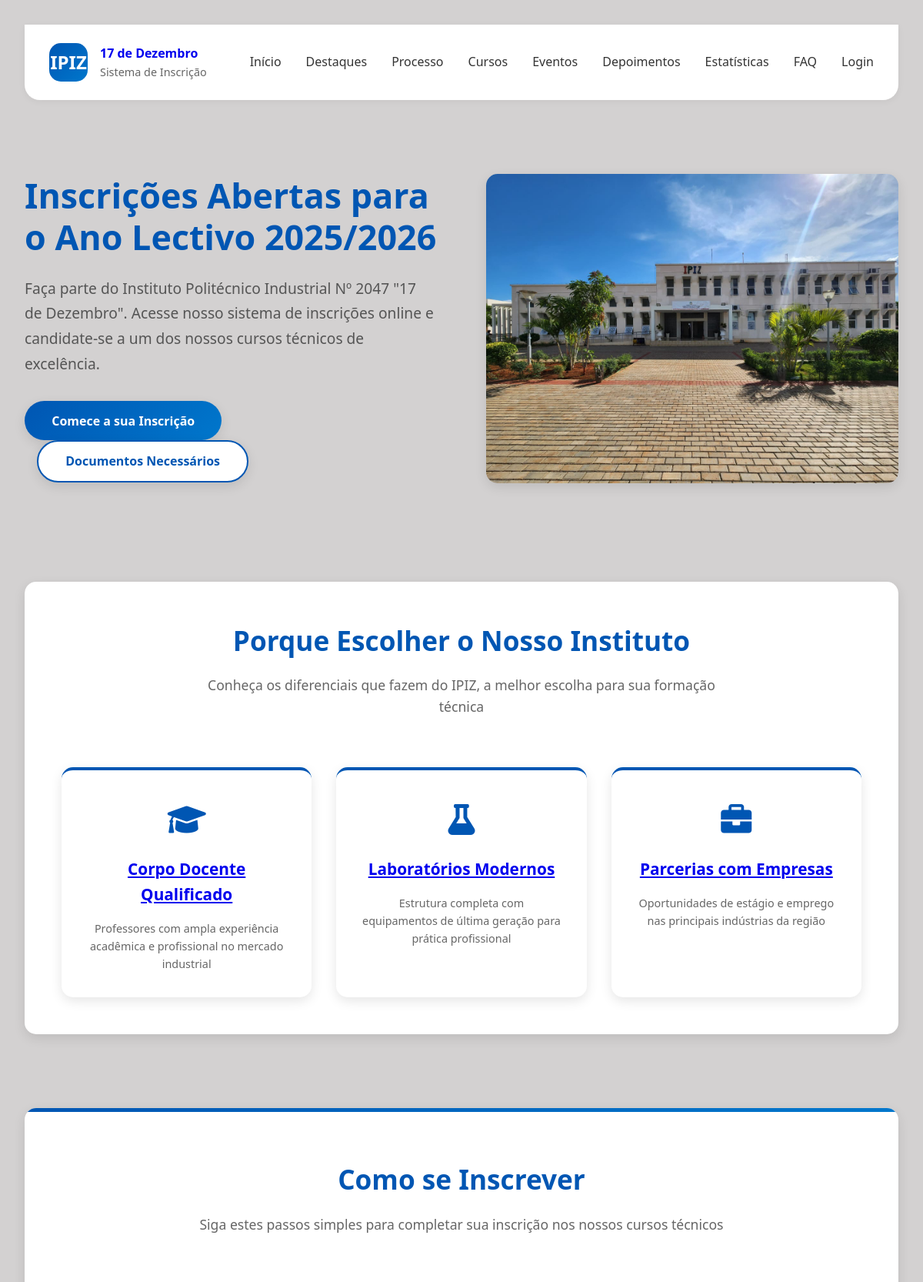
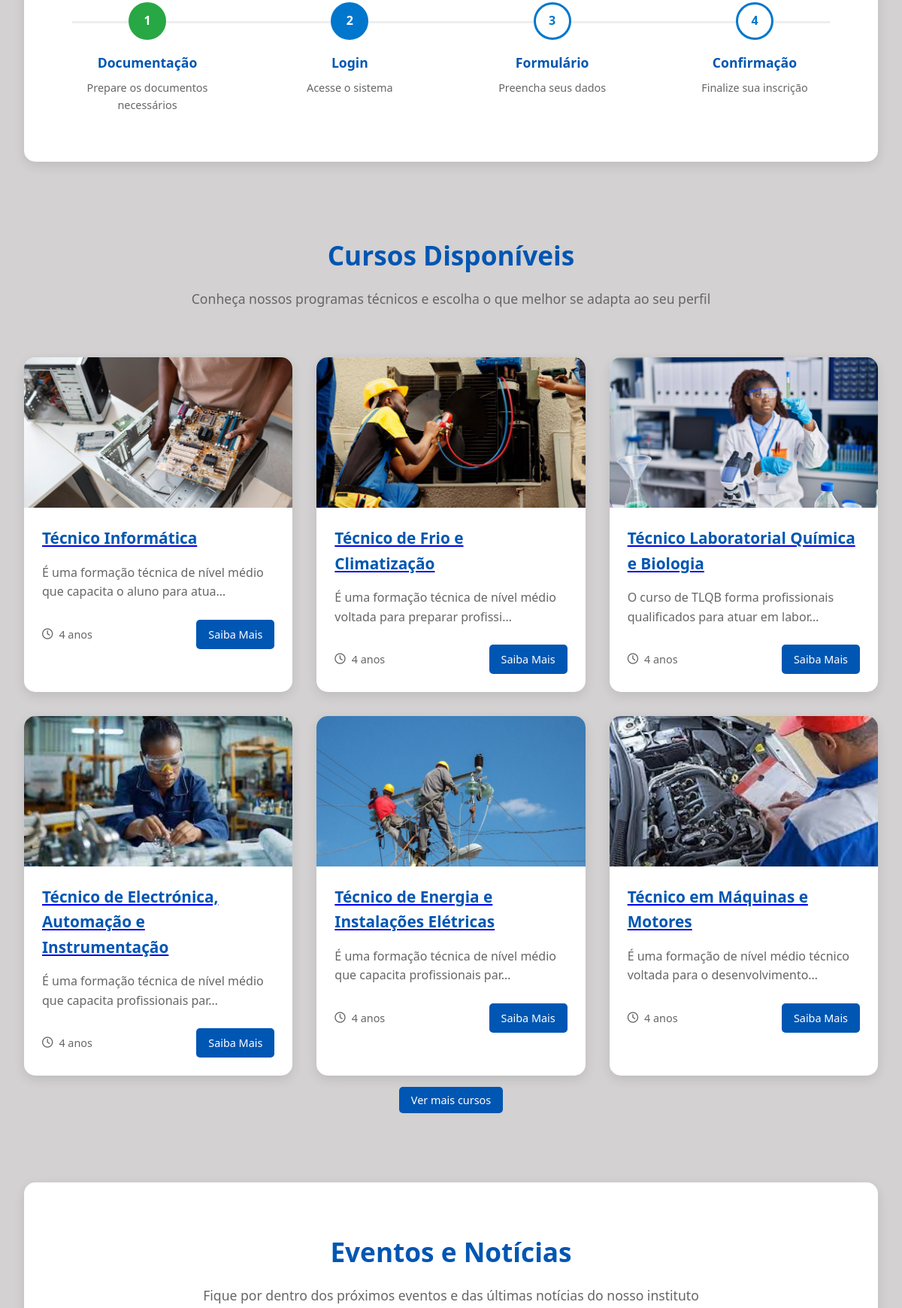
The page / (upper part) on the database its author committed (2 pictures, top to bottom).
### inscricoes/models.py (models this page shows, shortened)
class Curso(models.Model):
    area = models.ForeignKey(
        Area,
        on_delete=models.SET_NULL,
        verbose_name="Área do Curso",
        null=True,
        blank=True
    )
    nome = models.CharField(max_length=255, verbose_name="Nome do Curso")
    descricao = models.TextField(verbose_name="Descrição do Curso")
    duracao = models.CharField(max_length=50, verbose_name="Duração")
    imagem = models.ImageField(upload_to='cursos/', verbose_name="Imagem do Curso")
    destaque = models.BooleanField(default=False, verbose_name="Destaque (Novo/Popular)")
    class Meta:
        verbose_name = 'Curso'
        verbose_name_plural = 'Cursos'

### inscricoes/views.py (the view)
# urls.py: path('', views.home, name='home'),
def home(request):
    status = request.GET.get('status')
    curso = Curso.objects.all()
    comentario = Testimonial.objects.all()
    eventos = Evento.objects.all()
    return render(request, "index.html", {'curso': curso, 'eventos':eventos, status:'status', 'comentario':comentario})

### inscricoes/templates/index.html (shortened to what this page needs)
{% load static %}
<!DOCTYPE html>
<html lang="pt">
<head>
    <link rel="stylesheet" href="{% static 'css/index.css' %}">
    <link rel="stylesheet" href="https://cdnjs.cloudflare.com/ajax/libs/font-awesome/6.0.0-beta3/css/all.min.css">
</head>
<body>
            {% load static %}
    <div class="container">
        <header>
            <a href="#" class="logo">
                <div class="logo-icon">IPIZ</div>
                <div class="logo-text">
                    <h4>17 de Dezembro</h4>
                    <p>Sistema de Inscrição</p>
                </div>
            </a>
            <nav class="nav-links">
                <a href="{% url 'home' %}">Início</a>
                <a href="#highlights">Destaques</a>
                <a href="#process">Processo</a>
                <a href="#courses">Cursos</a>
                <a href="#events">Eventos</a>
                <a href="#testimonials">Depoimentos</a>
                <a href="#stats">Estatísticas</a>
                <a href="#faq">FAQ</a>
                <a href="{% url 'login' %}" >Login</a>
            </nav>
        </header>
        <section class="hero">
            <div class="hero-content">
                <h2>Inscrições Abertas para o Ano Lectivo 2025/2026</h2>
                <p>Faça parte do Instituto Politécnico Industrial Nº 2047 "17 de Dezembro". Acesse nosso sistema de inscrições online e candidate-se a um dos nossos cursos técnicos de excelência.</p>
                <div>
                    <button class="cta-button" id="scrollToProcess">Comece a sua Inscrição</button>
                    <button class="cta-button secondary-button" id="openRequirements">Documentos Necessários</button>
                </div>
            </div>
            <div class="hero-image">
                <img src="{% static 'imagem/WhatsApp Image 2025-04-30 at 15.57.16.jpeg' %}">
            </div>
        </section>
        <section class="highlights-section" id="highlights">
            <div class="section-header">
                <h3>Porque Escolher o Nosso Instituto</h3>
                <p>Conheça os diferenciais que fazem do IPIZ, a melhor escolha para sua formação técnica</p>
            </div>
            <div class="highlights-grid">
                <div class="highlight-card">
                    <div class="highlight-icon">
                        <i class="fas fa-graduation-cap"></i>
                    </div>
                    <h4><a href="{% url 'professor' %}">Corpo Docente Qualificado</a></h4>
                    <p>Professores com ampla experiência acadêmica e profissional no mercado industrial</p>
                </div>
                <div class="highlight-card">
                    <div class="highlight-icon">
                        <i class="fas fa-flask"></i>
                    </div>
                    <h4><a href="{% url 'lab' %}">Laboratórios Modernos</a></h4>
                    <p>Estrutura completa com equipamentos de última geração para prática profissional</p>
                </div>
                <div class="highlight-card">
                    <div class="highlight-icon">
                        <i class="fas fa-briefcase"></i>
                    </div>
                    <h4><a href="{% url 'empresa' %}">Parcerias com Empresas</a></h4>
                    <p>Oportunidades de estágio e emprego nas principais indústrias da região</p>
                </div>
            </div>
        </section>
        <section class="process-section" id="process">
            <div class="section-header">
                <h3>Como se Inscrever</h3>
                <p>Siga estes passos simples para completar sua inscrição nos nossos cursos técnicos</p>
            </div>
            <div class="steps-container">
                <div class="step completed">
                    <div class="step-icon">1</div>
                    <h4>Documentação</h4>
                    <p>Prepare os documentos necessários</p>
                </div>
                <div class="step active">
                    <div class="step-icon">2</div>
                    <h4>Login</h4>
                    <p>Acesse o sistema</p>
                </div>
                <div class="step">
                    <div class="step-icon">3</div>
                    <h4>Formulário</h4>
                    <p>Preencha seus dados</p>
                </div>
                <div class="step">
                    <div class="step-icon">4</div>
                    <h4>Confirmação</h4>
                    <p>Finalize sua inscrição</p>
                </div>
            </div>
        </section>
        <section class="courses-section" id="courses">
            <div class="section-header">
                <h3>Cursos Disponíveis</h3>
                <p>Conheça nossos programas técnicos e escolha o que melhor se adapta ao seu perfil</p>
            </div>
            <div class="courses-grid">
                {% for curso in curso|slice:":6" %}
                    <div class="course-card">
                        <div class="course-image">
                            <img src="{{ curso.imagem.url }}" alt="{{ curso.nome }}">
                        </div>
                        <div class="course-content">
                            <a style="text-align: none;" href="{% url 'detalhe_curso' curso.id %}">
                                <h4 class="course-title" data-course="{{ curso.nome|lower }}">{{ curso.nome }}</h4>
                            </a>
                            <p>{{ curso.descricao|truncatechars:70 }}</p>
                            <div class="course-meta">
                                <div class="course-duration">
                                    <i class="far fa-clock"></i>
                                    <span>{{ curso.duracao }}</span>
                                </div>
                                <a href="{% url 'detalhe_curso' curso.id %}" class="course-button">Saiba Mais</a>
                            </div>
                        </div>
                    </div>
                {% endfor %}
            </div>
            <div style="text-align: center; margin-top: 20px;">
                <a href="{% url 'todos_cursos' %}" class="course-button">Ver mais cursos</a>
            </div>
        </section>
        <section class="events-section" id="events">
            <div class="section-header">
                <h3>Eventos e Notícias</h3>
                <p>Fique por dentro dos próximos eventos e das últimas notícias do nosso instituto</p>
            </div>
        </section>
    </div>
</body>
</html>

### rows shown on the page
Curso: imagem (picture), nome "Técnico Informática", descricao "É uma formação técnica de nível médio que capacita o aluno para atua…", duracao "4 anos"
Curso: imagem (picture), nome "Técnico de Frio e Climatização", descricao "É uma formação técnica de nível médio voltada para preparar profissi…", duracao "4 anos"
Curso: imagem (picture), nome "Técnico Laboratorial Química e Biologia", descricao "O curso de TLQB forma profissionais qualificados para atuar em labor…", duracao "4 anos"
Curso: imagem (picture), nome "Técnico de Electrónica, Automação e Instrumentação", descricao "É uma formação técnica de nível médio que capacita profissionais par…", duracao "4 anos"
Curso: imagem (picture), nome "Técnico de Energia e Instalações Elétricas", descricao "É uma formação técnica de nível médio que capacita profissionais par…", duracao "4 anos"
Curso: imagem (picture), nome "Técnico em Máquinas e Motores", descricao "É uma formação de nível médio técnico voltada para o desenvolvimento…", duracao "4 anos"
